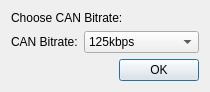
<?xml version="1.0" encoding="UTF-8"?>
<ui version="4.0">
 <class>CANSpeedWidget</class>
 <widget class="QDialog" name="CANSpeedWidget">
  <property name="geometry">
   <rect>
    <x>0</x>
    <y>0</y>
    <width>210</width>
    <height>91</height>
   </rect>
  </property>
  <property name="windowTitle">
   <string>Dialog</string>
  </property>
  <layout class="QGridLayout" name="gridLayout">
   <item row="0" column="0">
    <widget class="QLabel" name="label">
     <property name="text">
      <string>Choose CAN Bitrate:</string>
     </property>
    </widget>
   </item>
   <item row="1" column="0">
    <layout class="QFormLayout" name="formLayout">
     <item row="0" column="0">
      <widget class="QLabel" name="label_7">
       <property name="text">
        <string>CAN Bitrate:</string>
       </property>
      </widget>
     </item>
     <item row="0" column="1">
      <widget class="QComboBox" name="canSpeedComboBox">
       <property name="currentText">
        <string>500kbps</string>
       </property>
       <item>
        <property name="text">
         <string>125kbps</string>
        </property>
       </item>
       <item>
        <property name="text">
         <string>250kbps</string>
        </property>
       </item>
       <item>
        <property name="text">
         <string>500kbps</string>
        </property>
       </item>
       <item>
        <property name="text">
         <string>1Mbps</string>
        </property>
       </item>
      </widget>
     </item>
    </layout>
   </item>
   <item row="2" column="0">
    <widget class="QDialogButtonBox" name="buttonBox">
     <property name="orientation">
      <enum>Qt::Horizontal</enum>
     </property>
     <property name="standardButtons">
      <set>QDialogButtonBox::Ok</set>
     </property>
    </widget>
   </item>
  </layout>
 </widget>
 <resources/>
 <connections>
  <connection>
   <sender>buttonBox</sender>
   <signal>accepted()</signal>
   <receiver>CANSpeedWidget</receiver>
   <slot>accept()</slot>
   <hints>
    <hint type="sourcelabel">
     <x>248</x>
     <y>254</y>
    </hint>
    <hint type="destinationlabel">
     <x>157</x>
     <y>274</y>
    </hint>
   </hints>
  </connection>
  <connection>
   <sender>buttonBox</sender>
   <signal>rejected()</signal>
   <receiver>CANSpeedWidget</receiver>
   <slot>reject()</slot>
   <hints>
    <hint type="sourcelabel">
     <x>316</x>
     <y>260</y>
    </hint>
    <hint type="destinationlabel">
     <x>286</x>
     <y>274</y>
    </hint>
   </hints>
  </connection>
 </connections>
</ui>
